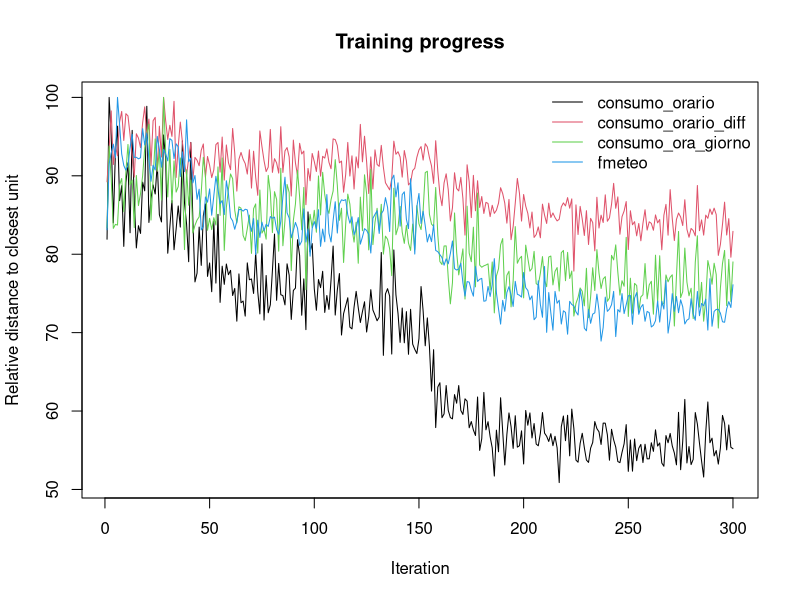
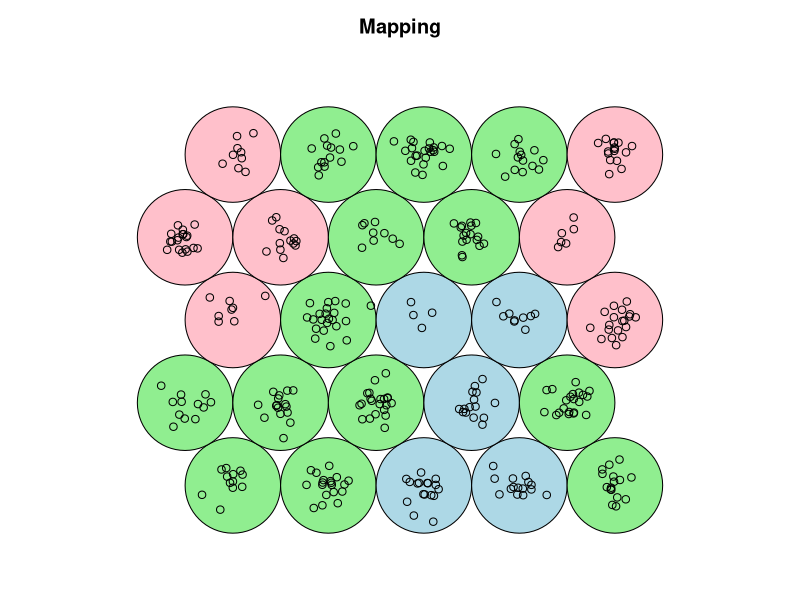
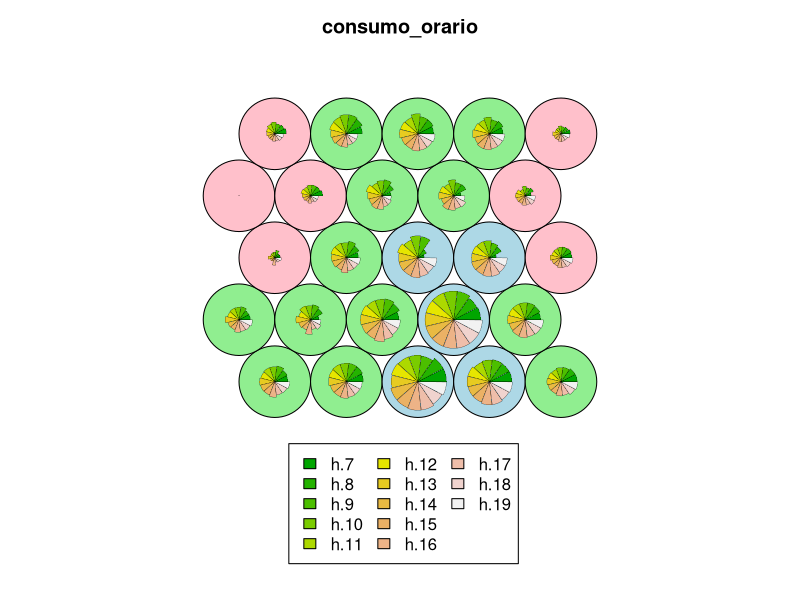
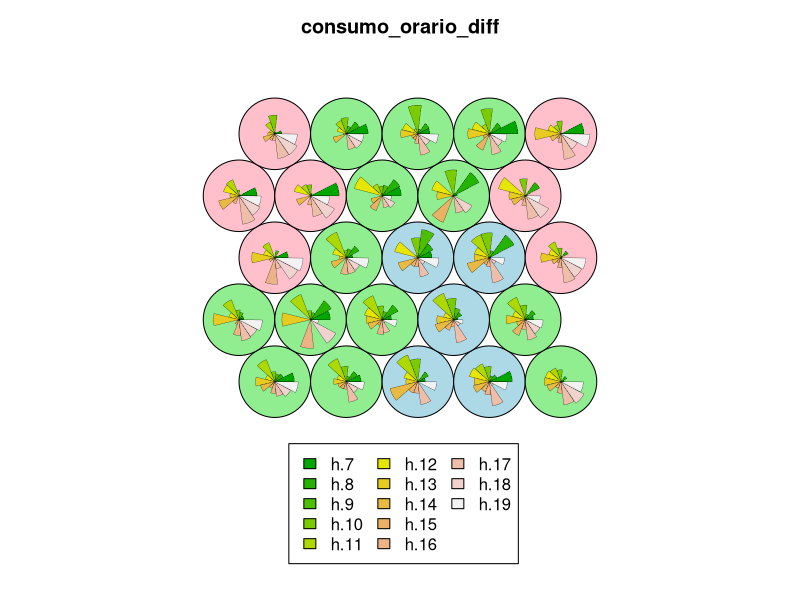
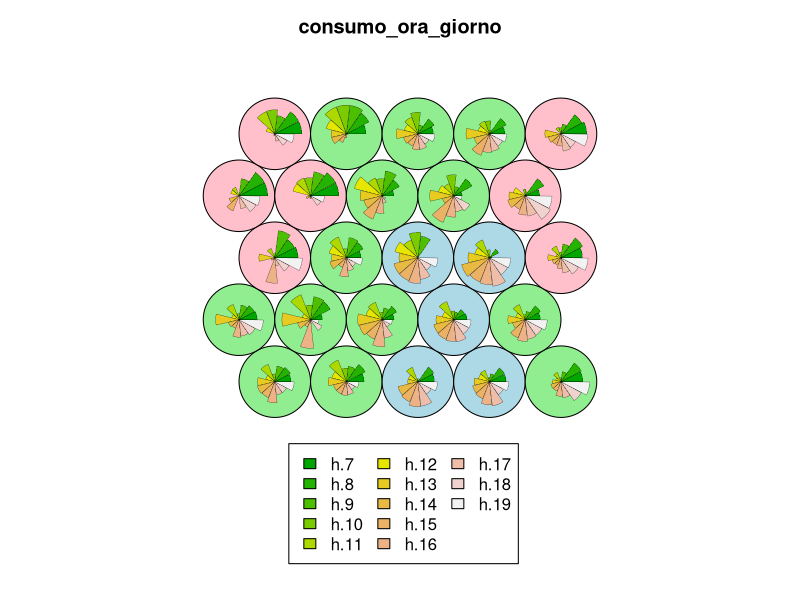
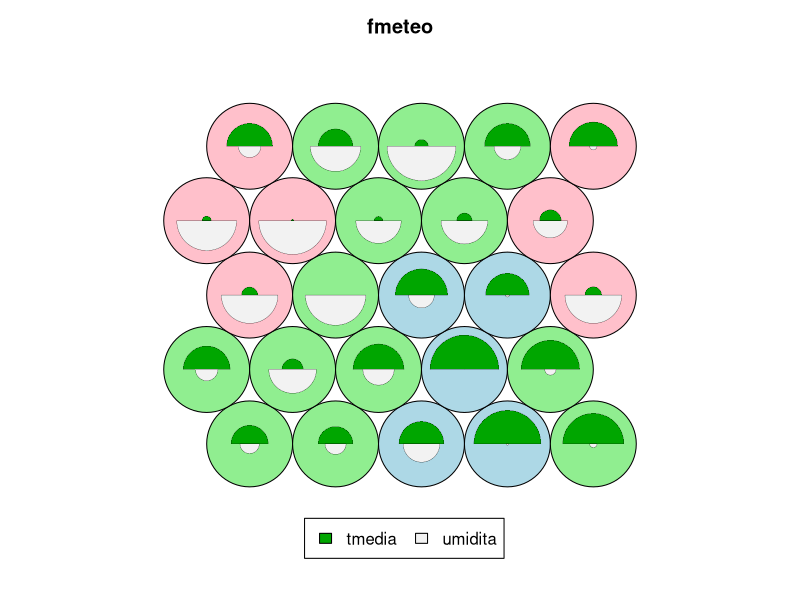
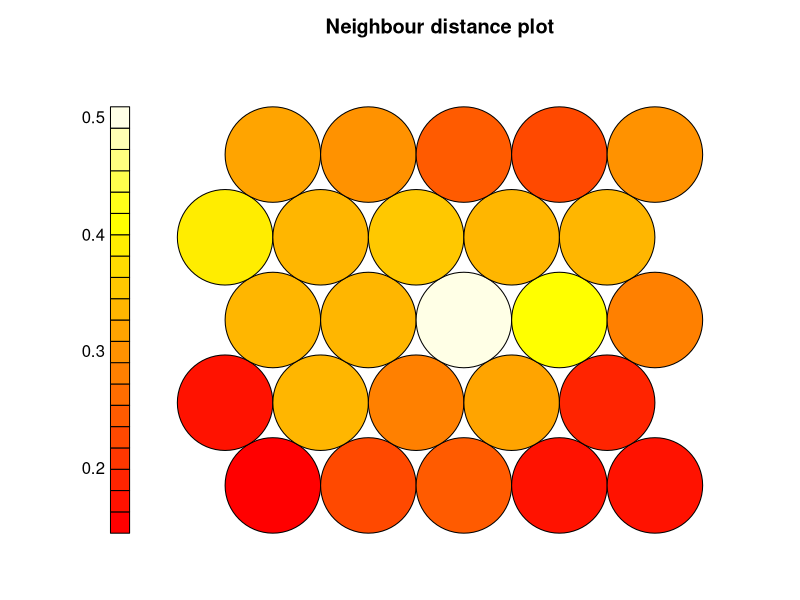
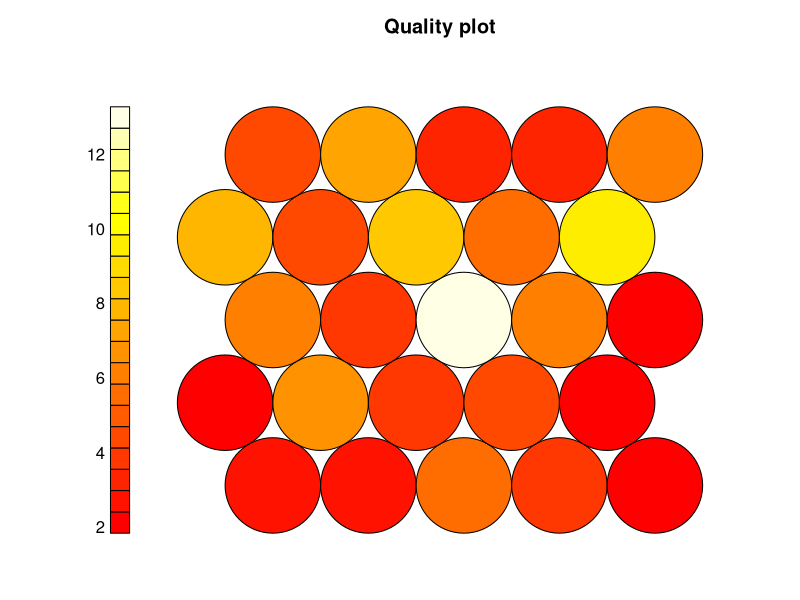

Reproduce these figures in R, in order. (Note: this script raises an error after producing the figures.)
require(kohonen)
require(dplyr)

setwd(dirname(rstudioapi::getActiveDocumentContext()$path))

colors = c("lightblue", "lightgreen", "pink")


# Data -------------------------------------------------------------------------
df_consumo_orario=read.csv('consumo_orario_df.csv', sep=";")
df_consumo_orario_diff=read.csv('consumo_orario_diff_df.csv', sep=";")
df_consumo_ora_giorno=read.csv('consumo_ora_giorno_df.csv', sep=";")
df_meteo=read.csv('meteo_df.csv', sep=";")

# Features ---------------------------------------------------------------------
fconsumo_orario = scale(as.matrix(df_consumo_orario[2:14]))
fconsumo_orario_diff = scale(as.matrix(df_consumo_orario_diff[2:14]))
fconsumo_ora_giorno = scale(as.matrix(df_consumo_ora_giorno[2:14]))
fmeteo = scale(as.matrix(df_meteo[,2:3]))

# SUPER SOM INIT ---------------------------------------------------------------
som.grid = somgrid(xdim=5, ydim=5, topo = "hexagonal", toroidal = 1)
som.layer = list('consumo_orario'=fconsumo_orario, 
                 'consumo_orario_diff'=fconsumo_orario_diff,
                 'consumo_ora_giorno'=fconsumo_ora_giorno, 
                 'fmeteo'=fmeteo)
set.seed(420)
ss=supersom(som.layer, 
            som.grid, 
            whatmap=1:4, 
            user.weights = c(0.2, 0.35, 0.35, 0.1), 
            alpha = c(0.005,0.001), 
            rlen = 300)

# Clusters ---------------------------------------------------------------------
n_cluster = 3

# hierarchical
ss.hc = cutree(hclust(object.distances(ss, "codes")), n_cluster)
# kmeans
ss.km = kmeans(as.matrix(object.distances(ss, "codes")), n_cluster)[["cluster"]]

# Plot -------------------------------------------------------------------------
bgcolors = colors[0:n_cluster]

# Error during epochs
plot(ss, type = "changes")
# Mapping
plot(ss, type = "mapping", bgcol=bgcolors[as.integer(ss.km)], pch = 1, main = "Mapping", keepMargins = TRUE)
# Layers
plot(ss, bgcol=bgcolors[as.integer(ss.km)])
# Distances
plot(ss, type="dist.neighbours")
plot(ss, type="quality")

# Results extraction -----------------------------------------------------------
mylist = ss.km
fn = "ssom_out/node_cluster.txt"
lapply(mylist, write, fn, append=TRUE, ncolumns=1000)

mylist = ss$unit.classif
fn = "ssom_out/day_node.txt"
lapply(mylist, write, fn, append=TRUE, ncolumns=1000)

mylist =plot(ss, type = "count")
fn = "ssom_out/node_count.txt"
lapply(mylist, write, fn, append=TRUE, ncolumns=1000)

write.csv(as.data.frame(ss[["codes"]][["consumo_orario"]]), 
          file="ssom_out/codes_consumo_orario.csv")
write.csv(as.data.frame(ss[["codes"]][["consumo_ora_giorno"]]), 
          file="ssom_out/codes_consumo_ora_giorno.csv")
write.csv(as.data.frame(ss[["codes"]][["consumo_orario_diff"]]), 
          file="ssom_out/codes_consumo_orario_diff.csv")
write.csv(as.data.frame(ss[["codes"]][["fmeteo"]]), 
          file="ssom_out/codes_meteo.csv")
